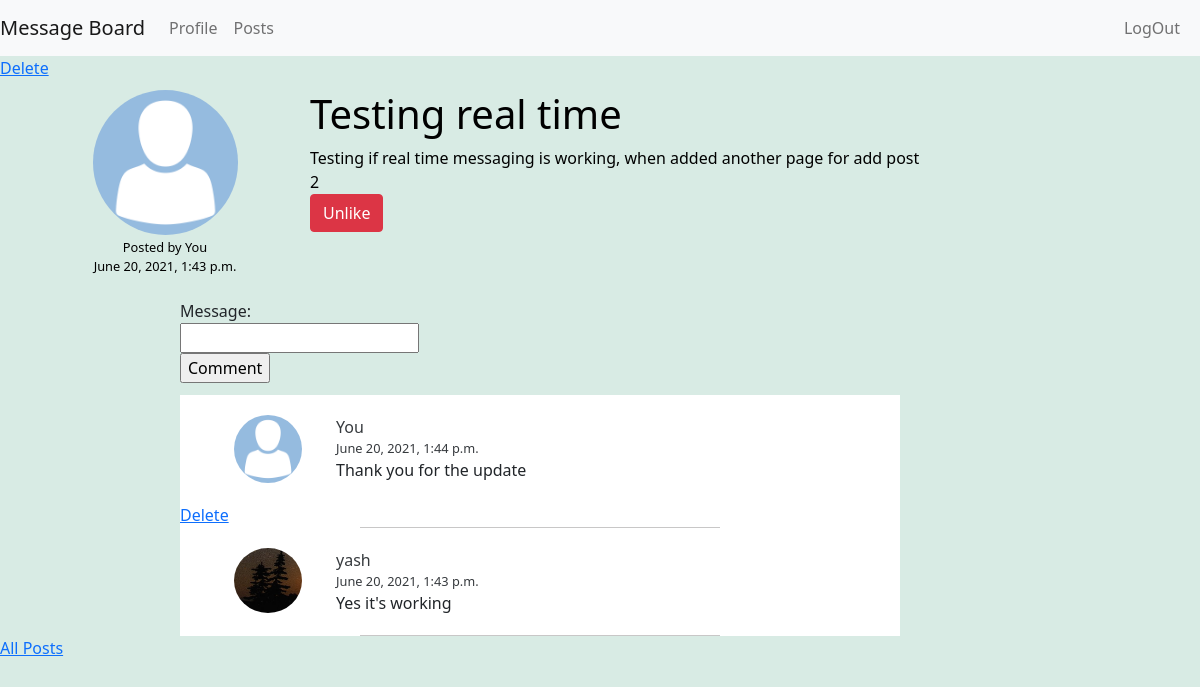
The page /27 (signed in) on the database its author committed.
### post/models.py (models this page shows, shortened)
class Post(models.Model):
    title = models.CharField(max_length = 100)
    content = models.TextField()
    date_posted = models.DateTimeField(default = timezone.now)
    author = models.ForeignKey(User, on_delete = models.CASCADE, related_name="posts")
    liked_users = models.ManyToManyField(User, related_name="liked_posts")

class Comment(models.Model):
    post = models.ForeignKey(Post, on_delete=models.CASCADE, related_name="comments")
    user = models.ForeignKey(User, on_delete=models.CASCADE, related_name="comments")
    message = models.CharField(max_length=200)
    commented_on = models.DateTimeField(default= timezone.now)

### users/models.py (models this page shows, shortened)
class Profile(models.Model):
    user = models.OneToOneField(User, related_name="profile", on_delete=models.CASCADE)
    profile_pic = models.ImageField(upload_to="profile_pics/", default="avatar.png")
    bio = models.TextField(default="No bio")

### post/views.py (the view)
# urls.py: path("<int:post_id>", views.view_post, name="view_post"),
@login_required(login_url="users:login")
def view_post(request, post_id):
    post = get_object_or_404(Post, pk=post_id)
    comments = post.comments.all().order_by("-commented_on")
    liked_users = post.liked_users.all()
    profile_pic = request.user.profile.profile_pic.url
    print(profile_pic)
    if request.method == 'POST':
        form = CommentForm(request.POST)
        if form.is_valid():
            x = form.save(commit=False)
            x.user = request.user
            x.post = post
            x.save()
            messages.success(request, "Sucessfully added comment")
            return redirect(reverse("post:view_post", args=(post_id,)))
        messages.error(request, "Error! adding comment")
    else:
        form = CommentForm()
    return render(request, "post/view_post.html", {
        "post" : post,
        "comments" : comments,
        "form" : form ,
        "liked_users" : liked_users,
        "no_liked" : len(liked_users)
    })

### post/forms.py
class CommentForm(ModelForm):
    class Meta:
        model = Comment
        fields = ['message']

### post/templates/post/view_post.html (shortened to what this page needs)
{% extends "post/layout.html" %}
{% block content %}
    {% if request.user == post.author %}
        <a href="{% url 'post:delete_post' post.id %}">Delete</a>
    {% endif %}
    <div class="post-view">
        <div class="post_user">
            <img src="{{post.author.profile.profile_pic.url}}" class='post_pic'>
            <div class="details">
                <div class="author"> Posted by
                    {% if request.user == post.author %}
                        You
                    {% else %}
                        {{ post.author.first_name}}
                    {% endif %}
                </div>
                <div class="date"> {{ post.date_posted }} </div>
            </div>
        </div>
        <div class="post_content">
            <h1 class="title"> {{ post.title }} </h1>
            <div class="content"> {{ post.content }} </div>
            <div class="like"> {{ no_liked }}
                <form method="POST" action="{% url 'post:like_post' post.id %}" class="like_form">
                    {% if request.user in liked_users %}
                        <button type="submit" class="btn btn-danger"> Unlike </button>
                    {% else %}
                        <input type="hidden" value="like" name="type" id="like_type">
                        <button type="submit" class="btn btn-success"> Like </button>
                    {% endif %}
                </form>
            </div>
        </div>
    </div>
    <form add="{% url 'post:view_post' post.id %}" method="POST" class="comment-form">
        {{form}}
        <input type="submit" value="Comment">
    </form>
    <div class="comments">
        {% for comment in comments %}
            <div class="comment">
                <div class="comment-user-info">
                    <img src="{{comment.user.profile.profile_pic.url}}" class='post_pic' loading="lazy">
                </div>
                <div>
                    <div class="comment-author">
                        {% if request.user == comment.user %}
                            You
                        {% else %}
                            {{ comment.user.first_name}}
                        {% endif %}
                    </div>
                    <div class="comment-date">{{ comment.commented_on }} </div>
                    <div class="message"> {{ comment.message }} </div>
                </div>
            </div>
            <div class="delete-comment">
                {% if request.user == comment.user %}
                    <a href="{% url 'post:delete_comment' comment_id=comment.id post_id=post.id %}">Delete</a>
                {% endif %}
            </div>
            <hr style="width:50%; margin: auto; color:rgb(37, 32, 32);">
        {% empty %}
            <div class="empty">No comments yet</div>
        {% endfor %}
    </div>
    <a href="{% url 'post:index' %}">All Posts</a>
{% endblock %}

### post/static/post/styles.css (style rules this page uses)
* { margin: 0; box-sizing: border-box; }
body, .empty { background-color: #d8ebe4; }
.post, .post-view { display: block; color: black; position: relative; -webkit-margin-collapse: collapse; margin-bottom: 10px; padding: 10px 20px 10px; transition: all 0.3s ease-in-out; }
label { display: block; }
input { display: block; }
.comments { position: relative; width: 60%; margin-left: 15%; background-color: white; }
.comment-form { margin-left: 15%; margin-bottom: 1%; }
.comment { padding: 20px; position: relative; }
.comment-author { font-size: 1em; }
.comment-date { font-size: .8em; }
.comment-author, .comment-date { font-weight: 500; opacity: 0.9; }
.post_pic { height: 100%; width: 50%; background-size: contain; border-radius: 50%; }
.details, .details-1 { font-weight: 500; font-size: .8em; margin: 1% 0; }
.post_user, .post_content { position: relative; display: inline-block; }
.post_user { width: 25%; text-align: center; }
.post_content { width: 70%; }
.post, .post-view, .comment { display: flex; justify-content:flex-start; align-items: flex-start; flex-wrap: wrap; }
.comment-user-info { text-align: center; width: 20%; }

### rows shown on the page
Post: author.profile.profile_pic (placeholder picture), date_posted "June 20, 2021, 1:43 p.m.", title "Testing real time", content "Testing if real time messaging is working, when added another page for add post"
Comment: user.profile.profile_pic (placeholder picture), shows "You", commented_on "June 20, 2021, 1:44 p.m.", message "Thank you for the update", shows "Delete"
Comment: user.profile.profile_pic (picture), user.first_name "yash", commented_on "June 20, 2021, 1:43 p.m.", message "Yes it's working"

### other values the page prints
{{ no_liked }} "2"
